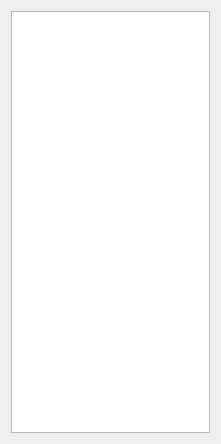
<?xml version="1.0" encoding="UTF-8"?>
<ui version="4.0">
 <class>ColourPanel</class>
 <widget class="QWidget" name="ColourPanel">
  <property name="geometry">
   <rect>
    <x>0</x>
    <y>0</y>
    <width>221</width>
    <height>444</height>
   </rect>
  </property>
  <property name="windowTitle">
   <string>Form</string>
  </property>
  <layout class="QVBoxLayout" name="verticalLayout">
   <item>
    <widget class="QTableWidget" name="tableWidget"/>
   </item>
  </layout>
 </widget>
 <resources/>
 <connections/>
</ui>
